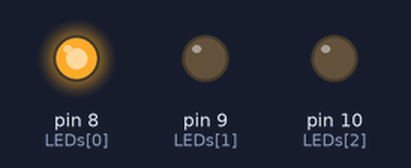
Recording of a sketch running on a simulated Arduino Uno, built with avr-gcc and run on an emulated ATmega328P. On the bench: output pins drawn as LEDs (lit = HIGH).

Above: at 0.1 s.
At 1.1 s:
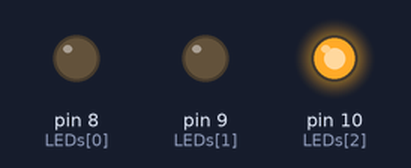
At 2.7 s:
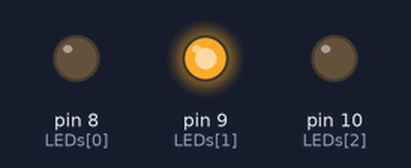
Timing chart, 0 to 3.0 s (numbered marks = the images above):
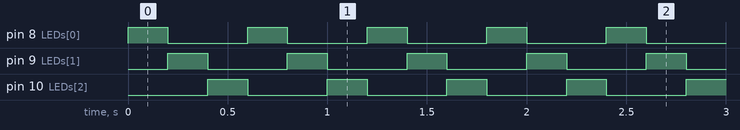

The sketch:

LED3_3.ino
```cpp
// 跑馬燈範例程式三

const byte LEDs[] = {8,9,10};
const byte total = sizeof(LEDs);
byte index = 0;

void setup() {
  for (byte i=0; i<total; i++) {
    pinMode(LEDs[i], OUTPUT);
  }
}

void loop() {
  for (byte i=0; i<total; i++) {
    digitalWrite(LEDs[i], LOW);
  }

  digitalWrite(LEDs[index], HIGH);
  index ++;
  if (index == total) {
    index = 0;
  }
  delay(200);
}
```

Measured:
- by itself, pin 8 (LEDs[0]), pin 9 (LEDs[1]), pin 10 (LEDs[2]): alternates HIGH for 0.20 s and LOW for 0.40 s
- by itself, everything shown: repeats every 0.60 s, in 3 steps
